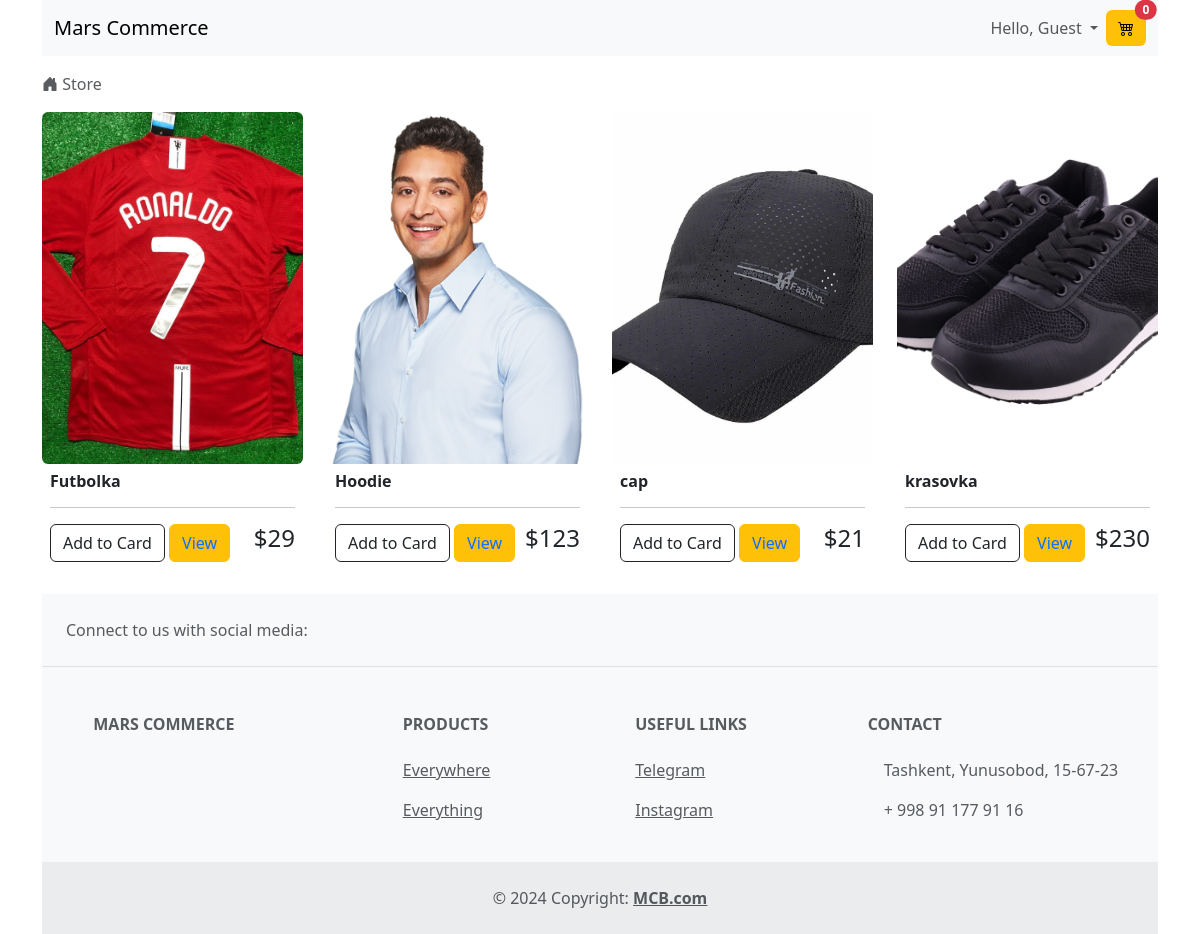
The page / on the database its author committed.
### store/models.py (models this page shows, shortened)
class Time(models.Model):
    created = models.DateTimeField(auto_now_add=True)
    updated = models.DateTimeField(auto_now=True)
    class Meta:
        abstract = True

class Product(Time):
    category = models.ForeignKey(Category, on_delete=models.SET_NULL, blank=True, null=True)
    name = models.CharField(max_length=100)
    decscription = models.TextField()
    image = models.ImageField(upload_to='store_product/')
    price = models.DecimalField(max_digits=8, decimal_places=2)

### store/views.py (the view)
# urls.py: path('', include('store.urls'))
def store(request):
	products = Product.objects.all()
	context = {'products':products}
	return render(request, 'store/store.html', context)

### store/templates/store/store.html (shortened to what this page needs)
{% extends 'base.html' %}
{% load static %}
{% block style %}
<link rel="stylesheet" type="text/css" href="{% static 'store/css/store.css' %}">
{% endblock %}
{% block breadcrumbs %}
<li class="breadcrumb-item active" aria-current="page">
    <i class="bi bi-house-door-fill"></i>
    Store
</li>
{% endblock %}
{% block content %}
<div class="row">
    {% for product in products %}
    <div class="col-12 col-sm-6 col-md-4 col-lg-3 mb-4">
        <div class="image-zoom rounded">
            <img class="img-focus img-fluid object-fit-cover"
                 src="{{ product.image.url }}" alt="rasm">
        </div>
        <div class="box-element p-2">
            <h6><b>{{product.name}}</b></h6>
            <hr>
            <button class="btn btn-outline-dark">Add to Card</button>
            <button class="btn btn-warning"><a class="text-decoration-none" href="{% url 'store:detail' %}">View</a>
            </button>
            <h4 style="display: inline-block; float: right">${{ product.price | floatformat:0 }}</h4>
        </div>
    </div>
    {% endfor %}
</div>
{% endblock %}

### templates/base.html (shortened to what this page needs)
<!doctype html>
{% load static %}
{% load crispy_forms_tags %}
<html lang="en">
<head>
    <link href="https://cdn.jsdelivr.net/npm/bootstrap@5.3.3/dist/css/bootstrap.min.css" rel="stylesheet"
>
    <link rel="stylesheet" href="https://cdn.jsdelivr.net/npm/bootstrap-icons@1.11.3/font/bootstrap-icons.min.css">
    {% block style %} {% endblock %}
</head>
<body>
<div class="container">
    {% include 'core/navbar.html' %}
    <nav aria-label="breadcrumb">
        <ol class="breadcrumb breadcrumb-chevron rounded mt-3">
            {% block breadcrumbs %}{% endblock %}
        </ol>
    </nav>
    {% block content %}
    {% endblock %}
    {% include 'core/footer.html' %}
</div>
</body>
</html>

### templates/core/navbar.html (shortened to what this page needs)
<nav class="navbar navbar-expand-lg bg-body-tertiary">
    <div class="container-fluid">
        <a class="navbar-brand" href="#">Mars Commerce</a>
        <div class="collapse navbar-collapse" id="navbarColor01">
            <ul class="navbar-nav ms-auto">
                <li class="nav-item dropdown">
                    <a class="nav-link dropdown-toggle" data-bs-toggle="dropdown" href="#" role="button"
                       aria-haspopup="true" aria-expanded="false">
                        Hello, {{ user.is_authenticated|default:'Guest' }}
                    </a>
                </li>
            </ul>
            <a type="button" class="btn btn-warning border-0 position-relative d-none d-sm-none d-md-none d-lg-block d-xl-block d-xxl-block" href="{% url 'store:cart' %}">
                <i class="bi bi-cart4"></i>
                <span class="position-absolute top-0 start-100 translate-middle badge rounded-pill bg-danger"> 0 </span>
            </a>
        </div>
    </div>
</nav>

### templates/core/footer.html (shortened to what this page needs)
<footer class="text-center text-lg-start bg-body-tertiary text-muted">
  <section class="d-flex justify-content-center justify-content-lg-between p-4 border-bottom">
    <div class="me-5 d-none d-lg-block">
      <span>Connect to us with social media:</span>
    </div>
    <div>
    </div>
  </section>
  <section class="">
    <div class="container text-center text-md-start mt-5">
      <div class="row mt-3">
        <div class="col-md-3 col-lg-4 col-xl-3 mx-auto mb-4">
          <h6 class="text-uppercase fw-bold mb-4">
            Mars Commerce
          </h6>
        </div>
        <div class="col-md-2 col-lg-2 col-xl-2 mx-auto mb-4">
          <h6 class="text-uppercase fw-bold mb-4">
            Products
          </h6>
          <p>
            <a href="" class="text-reset">Everywhere</a>
          </p>
          <p>
            <a href="" class="text-reset">Everything</a>
          </p>
        </div>
        <div class="col-md-3 col-lg-2 col-xl-2 mx-auto mb-4">
          <h6 class="text-uppercase fw-bold mb-4">
            Useful links
          </h6>
          <p>
            <a href="https://t.me/careerpy" class="text-reset" target="_blank">Telegram</a>
          </p>
          <p>
            <a href="https://www.instagram.com/uz_back_dev/" class="text-reset" target="_blank">Instagram</a>
          </p>
        </div>
        <div class="col-md-4 col-lg-3 col-xl-3 mx-auto mb-md-0 mb-4">
          <h6 class="text-uppercase fw-bold mb-4">Contact</h6>
          <p> Tashkent, Yunusobod, 15-67-23</p>
          <p> + 998 91 177 91 16</p>
        </div>
      </div>
    </div>
  </section>
  <div class="text-center p-4" style="background-color: rgba(0, 0, 0, 0.05);">
    © 2024 Copyright:
    <a class="text-reset fw-bold" href="https://mdbootstrap.com/">MCB.com</a>
  </div>
</footer>

### store/static/store/css/store.css (style rules this page uses)
* { padding: 0; margin: 0; box-sizing: border-box; }
.img-focus { height: 22rem !important; width: 100vw !important; }
.image-zoom { height: 22rem !important; overflow: hidden; }
.image-zoom img { transition: transform .5s ease; }

### rows shown on the page
Product: image (picture), name "Futbolka", price "29"
Product: image (picture), name "Hoodie", price "123"
Product: image (picture), name "cap", price "21"
Product: image (picture), name "krasovka", price "230"

### other values the page prints
{{ user.is_authenticated|default:'Guest' }} "Guest"
